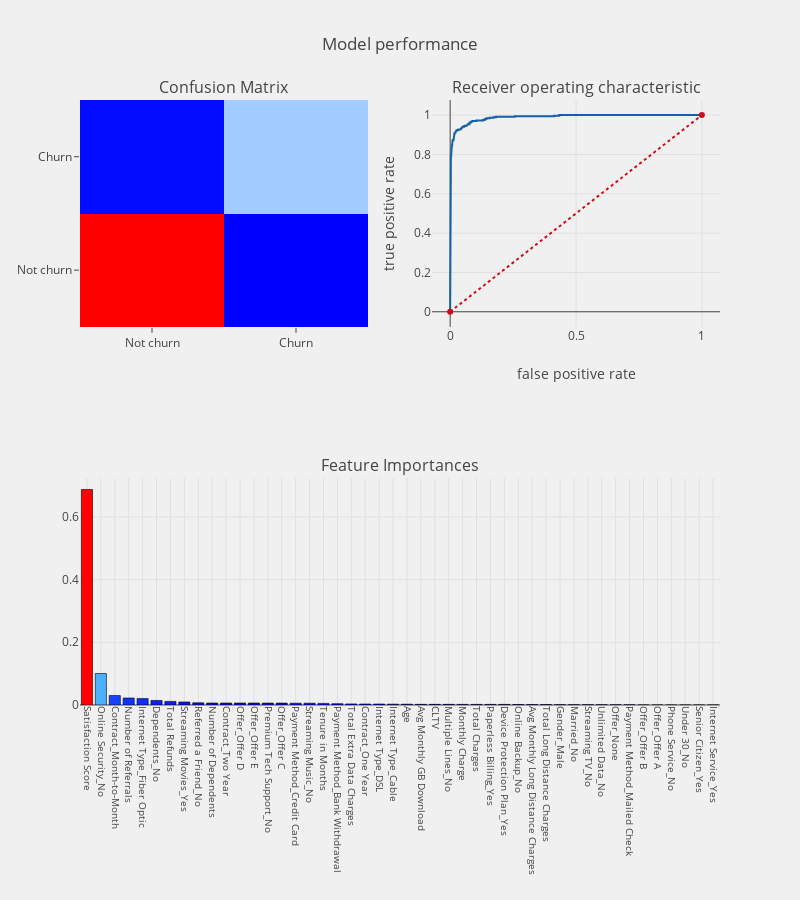

Write notebook code for a chart like this one.
### Code cell
telecom_churn_prediction(xgb1,trainX,testX,trainY,testY,
                         trainX.columns,"features")

### Figure 1 — Plotly figure (JSON) as saved in the notebook; plotly's stock layout.template omitted (floating-point values rounded to 4 significant figures; data arrays with more than 128 entries replaced by an {"elided": "..."} marker saying what was removed)
{"data": [{"colorscale": "Picnic", "name": "matrix", "showscale": false, "type": "heatmap", "uid": "f0de38b2-de43-4f5a-817b-1ace390b7e38", "x": ["Not churn", "Churn"], "xaxis": "x", "y": ["Not churn", "Churn"], "yaxis": "y", "z": [[1017, 23], [31, 338]]}, {"line": {"color": "rgb(22, 96, 167)", "width": 2}, "name": "Roc : 0.9469368876381071", "type": "scatter", "uid": "6aaedb9e-34c5-47ca-922f-504704da158f", "x": {"elided": "135 float values"}, "xaxis": "x2", "y": {"elided": "135 float values"}, "yaxis": "y2"}, {"line": {"color": "rgb(205, 12, 24)", "dash": "dot", "width": 2}, "type": "scatter", "uid": "86882af3-df82-4c83-80fa-7bb3d1a116a7", "x": [0, 1], "xaxis": "x2", "y": [0, 1], "yaxis": "y2"}, {"marker": {"color": [0.6875, 0.1004, 0.03016, 0.02228, 0.02036, 0.01458, 0.01147, 0.009544, 0.006985, 0.00635, 0.006347, 0.006335, 0.006316, 0.006156, 0.006088, 0.005723, 0.005716, 0.005179, 0.004161, 0.003459, 0.003139, 0.00309, 0.002674, 0.002564, 0.002169, 0.002064, 0.002043, 0.001965, 0.001941, 0.001921, 0.001896, 0.001532, 0.001458, 0.001272, 0.001185, 0.001043, 0.001, 0.0008116, 0.0004899, 0.0004359, 0.0002171, 0, 0, 0, 0, 0], "colorscale": "Picnic", "line": {"color": "black", "width": 0.6}}, "name": "coefficients", "type": "bar", "uid": "94e4668e-3832-43d1-8df9-3ec1726d1108", "x": ["Satisfaction Score", "Online Security_No", "Contract_Month-to-Month", "Number of Referrals", "Internet Type_Fiber Optic", "Dependents_No", "Total Refunds", "Streaming Movies_Yes", "Referred a Friend_No", "Number of Dependents", "Contract_Two Year", "Offer_Offer D", "Offer_Offer E", "Premium Tech Support_No", "Offer_Offer C", "Payment Method_Credit Card", "Streaming Music_No", "Tenure in Months", "Payment Method_Bank Withdrawal", "Total Extra Data Charges", "Contract_One Year", "Internet Type_DSL", "Internet Type_Cable", "Age", "Avg Monthly GB Download", "CLTV", "Multiple Lines_No", "Monthly Charge", "Total Charges", "Paperless Billing_Yes", "Device Protection Plan_Yes", "Online Backup_No", "Avg Monthly Long Distance Charges", "Total Long Distance Charges", "Gender_Male", "Married_No", "Streaming TV_No", "Unlimited Data_No", "Offer_None", "Payment Method_Mailed Check", "Offer_Offer B", "Offer_Offer A", "Phone Service_No", "Under 30_No", "Senior Citizen_Yes", "Internet Service_Yes"], "xaxis": "x3", "y": [0.6875, 0.1004, 0.03016, 0.02228, 0.02036, 0.01458, 0.01147, 0.009544, 0.006985, 0.00635, 0.006347, 0.006335, 0.006316, 0.006156, 0.006088, 0.005723, 0.005716, 0.005179, 0.004161, 0.003459, 0.003139, 0.00309, 0.002674, 0.002564, 0.002169, 0.002064, 0.002043, 0.001965, 0.001941, 0.001921, 0.001896, 0.001532, 0.001458, 0.001272, 0.001185, 0.001043, 0.001, 0.0008116, 0.0004899, 0.0004359, 0.0002171, 0, 0, 0, 0, 0], "yaxis": "y3"}], "layout": {"annotations": [{"font": {"size": 16}, "showarrow": false, "text": "Confusion Matrix", "x": 0.225, "xanchor": "center", "xref": "paper", "y": 1, "yanchor": "bottom", "yref": "paper"}, {"font": {"size": 16}, "showarrow": false, "text": "Receiver operating characteristic", "x": 0.775, "xanchor": "center", "xref": "paper", "y": 1, "yanchor": "bottom", "yref": "paper"}, {"font": {"size": 16}, "showarrow": false, "text": "Feature Importances", "x": 0.5, "xanchor": "center", "xref": "paper", "y": 0.375, "yanchor": "bottom", "yref": "paper"}], "autosize": false, "height": 900, "margin": {"b": 195}, "paper_bgcolor": "rgba(240,240,240, 0.95)", "plot_bgcolor": "rgba(240,240,240, 0.95)", "showlegend": false, "title": "Model performance", "width": 800, "xaxis": {"anchor": "y", "domain": [0, 0.45]}, "xaxis2": {"anchor": "y2", "domain": [0.55, 1], "title": "false positive rate"}, "xaxis3": {"anchor": "y3", "domain": [0, 1], "showgrid": true, "tickangle": 90, "tickfont": {"size": 10}}, "yaxis": {"anchor": "x", "domain": [0.625, 1]}, "yaxis2": {"anchor": "x2", "domain": [0.625, 1], "title": "true positive rate"}, "yaxis3": {"anchor": "x3", "domain": [0, 0.375]}}}
